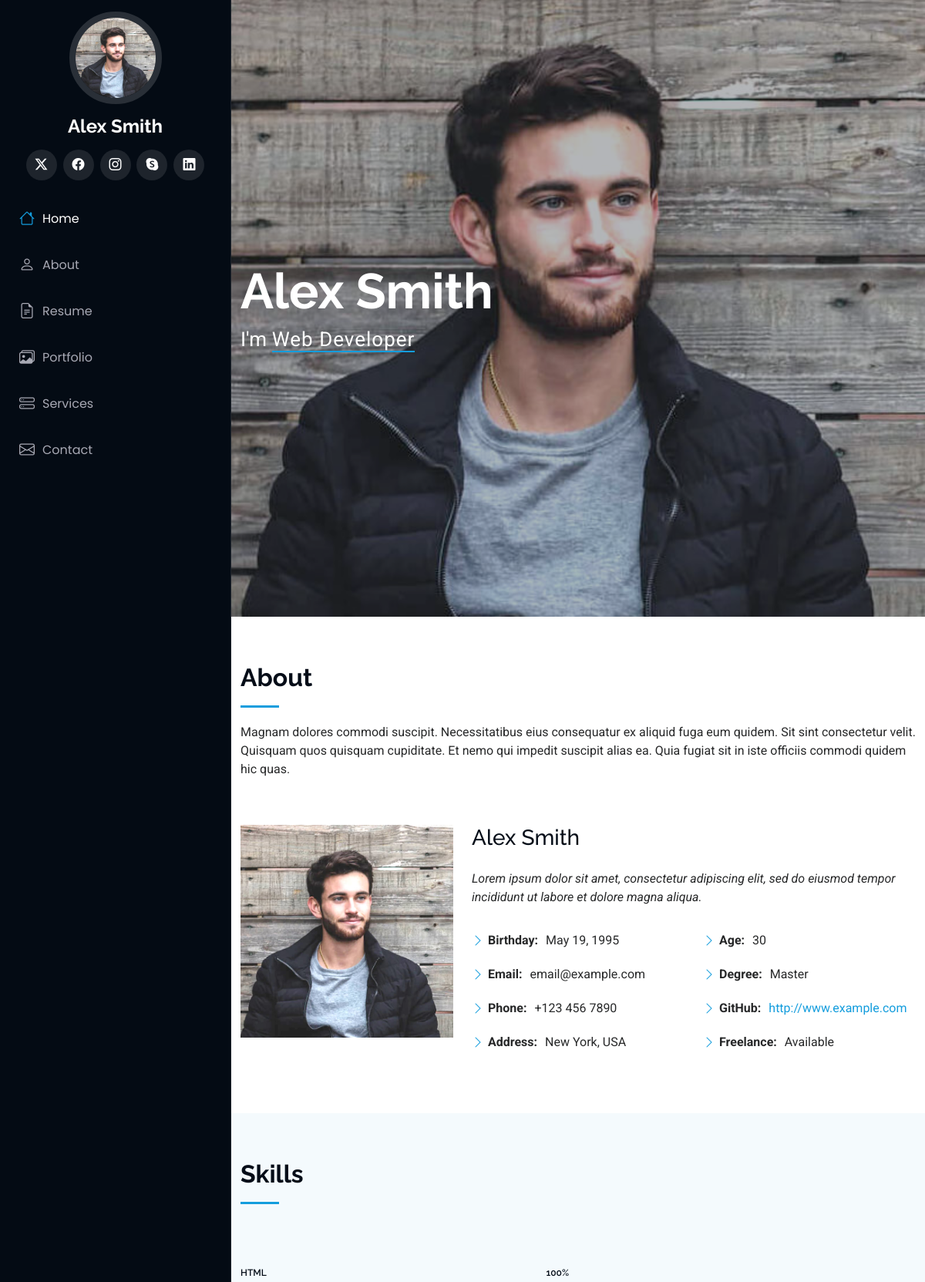
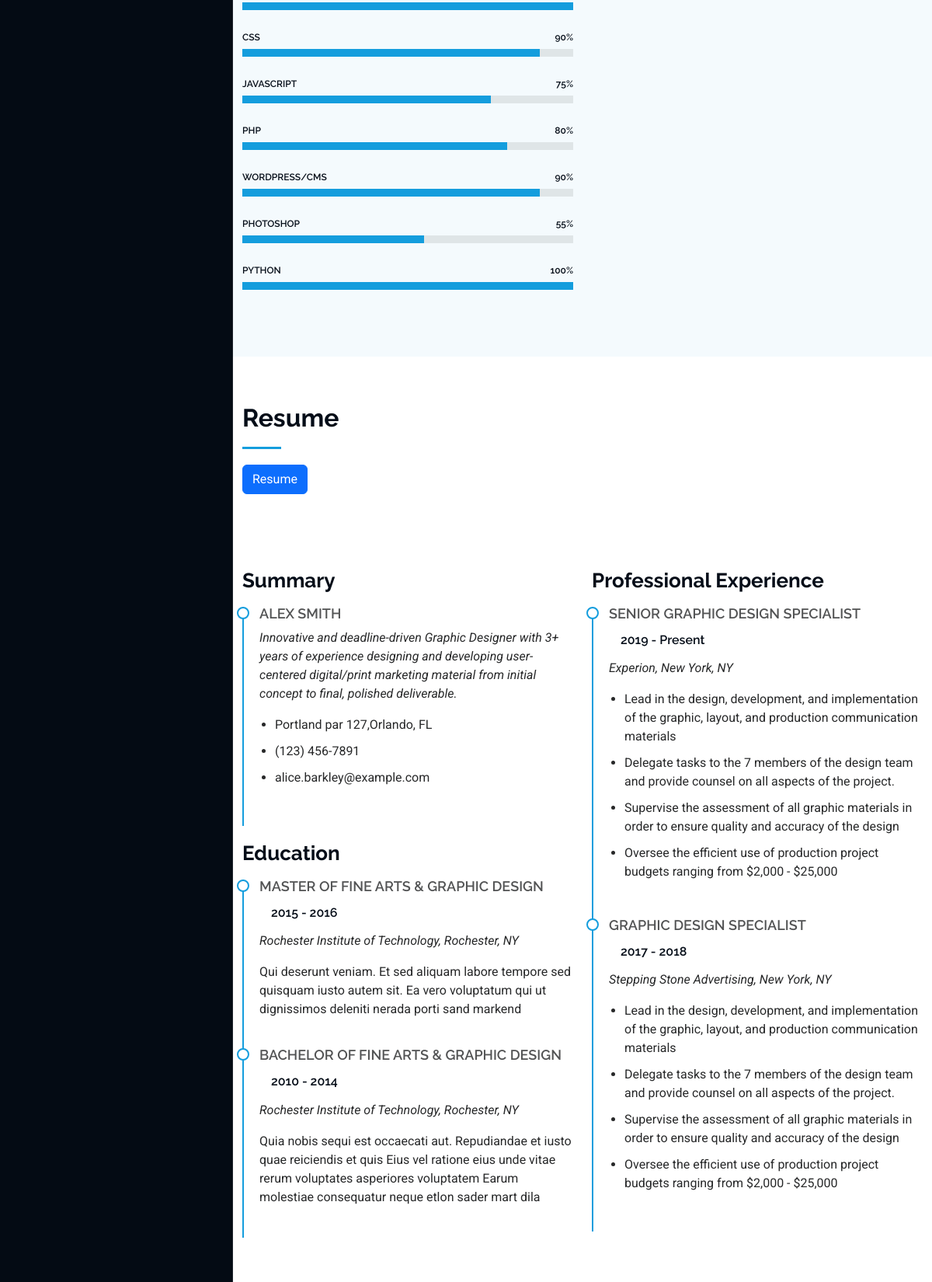
The page /portfolio/ (upper part) on the database its author committed (2 pictures, top to bottom).
### portfolioapp/models.py (models this page shows, shortened)
class Portfolio(models.Model):
    image=models.ImageField(upload_to='images')
    name=models.CharField(max_length=200)
    position=models.CharField(max_length=200)

class About(models.Model):
    description = models.TextField(max_length=5000)
    name = models.CharField(max_length=200)  # e.g., UI/UX Designer & Web Developer
    bio = models.TextField()  # Brief description or bio
    birthday = models.DateField()  # e.g., 1 May 1995
    email = models.EmailField()  # e.g., email@example.com
    phone = models.CharField(max_length=20)  # e.g., +123 456 7890
    address = models.CharField(max_length=200)  # e.g., New York, USA
    age = models.IntegerField()  # e.g., 30
    degree = models.CharField(max_length=100)  # e.g., Master
    github = models.URLField()  # e.g., www.example.com
    freelance = models.CharField(max_length=50)  # e.g., Available
    profile_image = models.ImageField(upload_to='profile_images/')  # Profile image upload

class Skill(models.Model):
    skill = models.CharField(max_length=100)
    proficiency = models.IntegerField()  # e.g., 55 for 55% proficiency

class Resume(models.Model):
    resume_file = models.FileField(upload_to='resumes/')
    title = models.CharField(max_length=100, default="Resume")

class Summary(models.Model):
    name = models.CharField(max_length=100)
    bio = models.TextField()
    address = models.CharField(max_length=200)
    phone = models.CharField(max_length=20)
    email = models.EmailField()

class Education(models.Model):
    degree = models.CharField(max_length=200)
    duration = models.CharField(max_length=100)
    institution = models.CharField(max_length=200)
    place = models.TextField(max_length=200)
    description = models.TextField()

class Experience(models.Model):
    position=models.CharField(max_length=200)
    duration=models.CharField(max_length=200)
    company=models.CharField(max_length=200)
    place=models.TextField(max_length=200)

### portfolioapp/views.py (the view)
# urls.py: path('',views.index,name='index'),
def index(request):
    portfolio=Portfolio.objects.all()
    about=About.objects.all()
    skill=Skill.objects.all()
    resume=Resume.objects.all()
    summary=Summary.objects.all()
    education=Education.objects.all()
    experience=Experience.objects.all()
    project=Project.objects.all()
    service=Service.objects.all()
    contactinfo=ContactInfo.objects.all()
    context={
        'portfolio':portfolio,
        'about':about,
        'skill':skill,
        'resume':resume,
        'summary':summary,
        'education':education,
        'experience':experience,
        'project':project,
        'service':service,
        'contactinfo':contactinfo,
    }
    return render(request,'user/index.html',context)

### templates/user/index.html (shortened to what this page needs)
<!DOCTYPE html>
{% load static %}
<html lang="en">
<head>
  <link href="{% static 'assets/vendor/bootstrap/css/bootstrap.min.css' %}" rel="stylesheet">
  <link href="{% static 'assets/vendor/bootstrap-icons/bootstrap-icons.css' %}" rel="stylesheet">
  <link href="{% static 'assets/vendor/aos/aos.css' %}" rel="stylesheet">
  <link href="{% static 'assets/vendor/glightbox/css/glightbox.min.css' %}" rel="stylesheet">
  <link href="{% static 'assets/vendor/swiper/swiper-bundle.min.css' %}" rel="stylesheet">
  <link href="{% static 'assets/css/main.css' %}" rel="stylesheet">
</head>
<body class="index-page">
    <header id="header" class="header dark-background d-flex flex-column">
        {% for item in portfolio %}
        <div class="profile-img">
            <img src="{{ item.image.url }}" alt="{{ item.name }}" class="img-fluid rounded-circle">
        </div>
        <a href="index.html" class="logo d-flex align-items-center justify-content-center">
            <h1 class="sitename">{{ item.name }}</h1>
          </a>
          {% endfor %}
          <div class="social-links text-center">
            <a href="#" class="twitter"><i class="bi bi-twitter-x"></i></a>
            <a href="#" class="facebook"><i class="bi bi-facebook"></i></a>
            <a href="#" class="instagram"><i class="bi bi-instagram"></i></a>
            <a href="#" class="google-plus"><i class="bi bi-skype"></i></a>
            <a href="#" class="linkedin"><i class="bi bi-linkedin"></i></a>
          </div>
          <nav id="navmenu" class="navmenu">
            <ul>
              <li><a href="#hero" class="active"><i class="bi bi-house navicon"></i>Home</a></li>
              <li><a href="#about"><i class="bi bi-person navicon"></i> About</a></li>
              <li><a href="#resume"><i class="bi bi-file-earmark-text navicon"></i> Resume</a></li>
              <li><a href="#portfolio"><i class="bi bi-images navicon"></i> Portfolio</a></li>
              <li><a href="#services"><i class="bi bi-hdd-stack navicon"></i> Services</a></li>
              <li><a href="#contact"><i class="bi bi-envelope navicon"></i> Contact</a></li>
            </ul>
          </nav>
        </header>
    <main class="main">
    <section id="hero" class="hero section dark-background">
        {% for item in portfolio %}
        <img src="{{ item.image.url }}" alt="{{ item.name }}" data-aos="fade-in" class="">
        <div class="container" data-aos="fade-up" data-aos-delay="100">
          <h2>{{ item.name }}</h2>
          <p>I'm <span class="typed">{{ item.position }}</span></p>
        </div>
        {% endfor %}
      </section>
<section id="about" class="about section">
    <div class="container section-title" data-aos="fade-up">
      <h2>About</h2>
      {% for person in about %}
      <p>{{ person.description }}</p>
    </div>
    <div class="container" data-aos="fade-up" data-aos-delay="100">
      <div class="row gy-4 justify-content-center">
        <div class="col-lg-4">
          <img src="{{ person.profile_image.url }}" class="img-fluid" alt="{{ person.name }}">
        </div>
        <div class="col-lg-8 content">
            <h3>{{ person.name }}</h3>
          <p class="fst-italic py-3">
            {{ person.bio }}
          </p>
          <div class="row">
            <div class="col-lg-6">
              <ul>
                <li><i class="bi bi-chevron-right"></i> <strong>Birthday:</strong> <span>{{ person.birthday }}</span></li>
                <li><i class="bi bi-chevron-right"></i> <strong>Email:</strong> <span>{{ person.email }}</span></li>
                <li><i class="bi bi-chevron-right"></i> <strong>Phone:</strong> <span>{{ person.phone }}</span></li>
                <li><i class="bi bi-chevron-right"></i> <strong>Address:</strong> <span>{{ person.address }}</span></li>
              </ul>
            </div>
            <div class="col-lg-6">
              <ul>
                <li><i class="bi bi-chevron-right"></i> <strong>Age:</strong> <span>{{ person.age }}</span></li>
                <li><i class="bi bi-chevron-right"></i> <strong>Degree:</strong> <span>{{ person.degree }}</span></li>
                <li><i class="bi bi-chevron-right"></i> <strong>GitHub:</strong> <span><a href="{{ person.github }}">{{ person.github }}</a></span></li>
                <li><i class="bi bi-chevron-right"></i> <strong>Freelance:</strong> <span>{{ person.freelance }}</span></li>
              </ul>
            </div>
          </div>
        </div>
      </div>
      {% endfor %}
    </div>
  </section>
   <section id="skills" class="skills section light-background">
    <div class="container section-title" data-aos="fade-up">
      <h2>Skills</h2>
    </div>
        <div class="container" data-aos="fade-up" data-aos-delay="100">
            <div class="row skills-content skills-animation">
              <div class="col-lg-6">
                {% for skill in skill%}
                <div class="progress">
                    <span class="skill"><span>{{ skill.skill }}</span> <i class="val">{{ skill.proficiency }}%</i></span>
                    <div class="progress-bar-wrap">
                        <div class="progress-bar" role="progressbar"
                        style="width: {{ skill.proficiency }}%;"
                        aria-valuenow="{{ skill.proficiency }}"
                        aria-valuenow="100" aria-valuemin="0" aria-valuemax="100">
                        </div>
                    </div>
                 </div>
                 {% endfor %}
               </div>
            </div>
         </div>
    </section>
<section id="resume" class="resume section">
  <div class="container section-title" data-aos="fade-up">
    <h2>Resume</h2>
    {% for item in resume %}
      <button class="btn btn-primary mb-3"><a href="{{ item.resume_file.url }}" class="text-white">{{ item.title }}</a></button>
    {% endfor %}
  </div>
  <div class="container">
    <div class="row">
      <div class="col-lg-6" data-aos="fade-up" data-aos-delay="100">
        <h3 class="resume-title">Summary</h3>
        {% for summary in summary %}
          <div class="resume-item pb-4">
            <h4>{{ summary.name }}</h4>
            <p><em>{{ summary.bio }}</em></p>
            <ul>
              <li>{{ summary.address }}</li>
              <li>{{ summary.phone }}</li>
              <li>{{ summary.email }}</li>
            </ul>
          </div>
        {% endfor %}
        <h3 class="resume-title">Education</h3>
        {% for edu in education %}
          <div class="resume-item pb-4">
            <h4>{{ edu.degree }}</h4>
            <h5>{{ edu.duration }}</h5>
            <p><em>{{ edu.institution }}, {{ edu.place }}</em></p>
            <p>{{ edu.description }}</p>
          </div>
        {% endfor %}
      </div>
      <div class="col-lg-6" data-aos="fade-up" data-aos-delay="200">
        <h3 class="resume-title">Professional Experience</h3>
        {% for exp in experience %}
          <div class="resume-item pb-4">
            <h4>{{ exp.position }}</h4>
            <h5>{{ exp.duration }}</h5>
            <p><em>{{ exp.company }}, {{ exp.place }}</em></p>
            <ul>
              <li>Lead in the design, development, and implementation of the graphic, layout, and production communication materials</li>
              <li>Delegate tasks to the 7 members of the design team and provide counsel on all aspects of the project.</li>
              <li>Supervise the assessment of all graphic materials in order to ensure quality and accuracy of the design</li>
              <li>Oversee the efficient use of production project budgets ranging from $2,000 - $25,000</li>
            </ul>
          </div>
        {% endfor %}
      </div>
    </div>
  </div>
</section>
  </main>
</body>
</html>

### rows shown on the page
Portfolio: image (picture), name "Alex Smith", position "Web Developer"
About: description "Magnam dolores commodi suscipit. Necessitatibus eius consequatur ex aliquid fuga eum quidem. Sit sint consectetur velit. Quisquam quos quisquam cupiditate. Et nemo qui impedit suscipit alias ea. Quia fugiat sit in iste officiis commodi quidem hic quas.", profile_image (picture), name "Alex Smith", bio "Lorem ipsum dolor sit amet, consectetur adipiscing elit, sed do eiusmod tempor incididunt ut labore et dolore magna aliqua.", birthday "May 19, 1995", email "email@example.com", phone "+123 456 7890", address "New York, USA", age "30", degree "Master", github "http://www.example.com", freelance "Available"
Skill: skill "HTML", proficiency "100"
Skill: skill "CSS", proficiency "90"
Skill: skill "JAVASCRIPT", proficiency "75"
Skill: skill "PHP", proficiency "80"
Skill: skill "WORDPRESS/CMS", proficiency "90"
Skill: skill "PHOTOSHOP", proficiency "55"
Skill: skill "PYTHON", proficiency "100"
Resume: title "Resume"
Summary: name "ALEX SMITH", bio "Innovative and deadline-driven Graphic Designer with 3+ years of experience designing and developing user-centered digital/print marketing material from initial concept to final, polished deliverable.", address "Portland par 127,Orlando, FL", phone "(123) 456-7891", email "alice.barkley@example.com"
Education: degree "MASTER OF FINE ARTS & GRAPHIC DESIGN", duration "2015 - 2016", institution "Rochester Institute of Technology", place "Rochester, NY", description "Qui deserunt veniam. Et sed aliquam labore tempore sed quisquam iusto autem sit. Ea vero voluptatum qui ut dignissimos deleniti nerada porti sand markend"
Education: degree "BACHELOR OF FINE ARTS & GRAPHIC DESIGN", duration "2010 - 2014", institution "Rochester Institute of Technology", place "Rochester, NY", description "Quia nobis sequi est occaecati aut. Repudiandae et iusto quae reiciendis et quis Eius vel ratione eius unde vitae rerum voluptates asperiores voluptatem Earum molestiae consequatur neque etlon sader mart dila"
Experience: position "SENIOR GRAPHIC DESIGN SPECIALIST", duration "2019 - Present", company "Experion", place "New York, NY"
Experience: position "GRAPHIC DESIGN SPECIALIST", duration "2017 - 2018", company "Stepping Stone Advertising", place "New York, NY"
